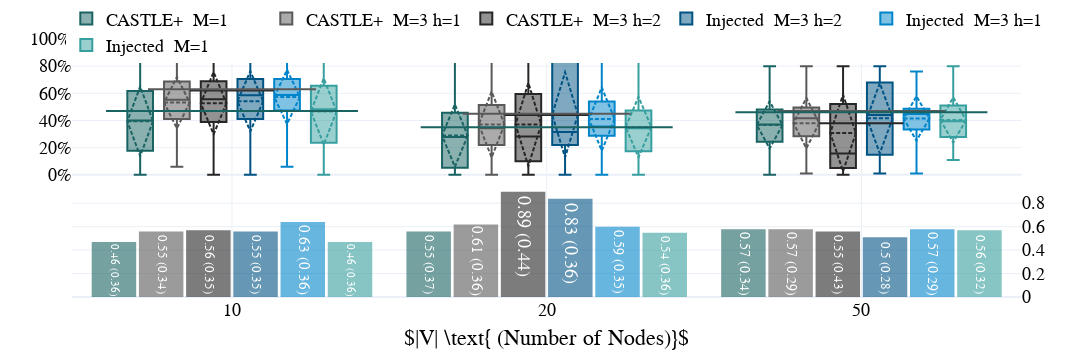

Notebook cell for this chart:
### Code cell
debug = True

## Versions
version = '(r_ex_2b|r_ex3|r_ex_5b|r_ex_1b_k20_l3_h1_n0|r_ex_2b_k20_l3_h1_n0|r_ex_5b_k20_l3_h1_n0|r_ex_1b_k20_l3_h2_n0|r_ex_2b_k20_l3_h2_n0|r_ex_5b_k20_l3_h2_n0)'
names = [' M=3 h=2', ' M=3 h=1',' M=1']

groups = [  
    (names[2],["r_ex_2b","r_ex3","r_ex_5b"]),
    (names[1],["r_ex_1b_k20_l3_h1_n0","r_ex_2b_k20_l3_h1_n0","r_ex_5b_k20_l3_h1_n0"]),
    (names[0],["r_ex_1b_k20_l3_h2_n0","r_ex_2b_k20_l3_h2_n0","r_ex_5b_k20_l3_h2_n0"])
        ]



df = collect_results(version=version, known_p = 0.2)

df['V2'] = df['V']
# df['V'] = [int("n20" in i) for i in df['V2'] ]

# df.loc['V'] = groups[0]

for v in [c[0] for c in groups]:
    group_l = [c[1] for c in groups if c[0]==v][0]
    if debug:
        print(group_l)
        print(v)
        # print([i in group_l for i in df.V2])

    df.loc[ [i in group_l for i in df.V2],'V'] = v


    # not_causes_idxs = [i for i in range(len(df.columns)) if list(df.columns)[i] in not_causes]
    # if debug:
    #     print("0ing:", not_causes_idxs)
    # partial_mat[not_causes_idxs,i] = 0  

# display(df)

plot_ly_by_compare_auto(df, x='N_nodes', x_desc=r"$|V| \text{ (Number of Nodes)}$", display_tab=True,
legend_cord=[0.48,1.15], names_list=names,#['CASTLE+ M=1','CASTLE+ M=3 h=1','CASTLE+  M=3 h=2','Injected  M=3 h=2','Injected  M=3 h=1','Injected  M=1'],
y1_range=[-0.9,1], y2_range= [0,2.2], y2_ticks=[0,.2,.4,.6,0.8], name='compnodes_3L', version='1lvs3l_1vs3l_2', save=save_figs, xwidth=1200)

### Figure 1 — Plotly figure (JSON) as saved in the notebook; plotly's stock layout.template omitted (floating-point values rounded to 4 significant figures; data arrays with more than 128 entries replaced by an {"elided": "..."} marker saying what was removed)
{"data": [{"marker": {"color": "#196363", "line": {"color": "#196363", "width": 2}}, "name": "CASTLEMSE", "opacity": 0.6, "showlegend": false, "text": ["0.46 (0.36)", "0.55 (0.37)", "0.57 (0.34)"], "textposition": "auto", "type": "bar", "x": ["10", "20", "50"], "xaxis": "x", "y": [0.46, 0.55, 0.57], "yaxis": "y2"}, {"marker": {"color": "#595959", "line": {"color": "#595959", "width": 2}}, "name": "CASTLEMSE", "opacity": 0.6, "showlegend": false, "text": ["0.55 (0.34)", "0.61 (0.36)", "0.57 (0.29)"], "textposition": "auto", "type": "bar", "x": ["10", "20", "50"], "xaxis": "x", "y": [0.55, 0.61, 0.57], "yaxis": "y2"}, {"marker": {"color": "#262626", "line": {"color": "#262626", "width": 2}}, "name": "CASTLEMSE", "opacity": 0.6, "showlegend": false, "text": ["0.56 (0.35)", "0.89 (0.44)", "0.55 (0.43)"], "textposition": "auto", "type": "bar", "x": ["10", "20", "50"], "xaxis": "x", "y": [0.56, 0.89, 0.55], "yaxis": "y2"}, {"marker": {"color": "#005383", "line": {"color": "#005383", "width": 2}}, "name": "InjectedMSE", "opacity": 0.6, "showlegend": false, "text": ["0.55 (0.35)", "0.83 (0.36)", "0.5 (0.28)"], "textposition": "inside", "type": "bar", "x": ["10", "20", "50"], "xaxis": "x", "y": [0.55, 0.83, 0.5], "yaxis": "y2"}, {"marker": {"color": "#0085CA", "line": {"color": "#0085CA", "width": 2}}, "name": "InjectedMSE", "opacity": 0.6, "showlegend": false, "text": ["0.63 (0.36)", "0.59 (0.35)", "0.57 (0.29)"], "textposition": "inside", "type": "bar", "x": ["10", "20", "50"], "xaxis": "x", "y": [0.63, 0.59, 0.57], "yaxis": "y2"}, {"marker": {"color": "#379f9f", "line": {"color": "#379f9f", "width": 2}}, "name": "InjectedMSE", "opacity": 0.6, "showlegend": false, "text": ["0.46 (0.36)", "0.54 (0.36)", "0.56 (0.32)"], "textposition": "inside", "type": "bar", "x": ["10", "20", "50"], "xaxis": "x", "y": [0.46, 0.54, 0.56], "yaxis": "y2"}, {"boxmean": "sd", "boxpoints": false, "marker": {"color": "#196363"}, "name": "CASTLE+  M=1", "type": "box", "x": {"elided": "450 str values"}, "xaxis": "x", "y": {"elided": "450 float values"}, "yaxis": "y"}, {"boxmean": "sd", "boxpoints": false, "marker": {"color": "#595959"}, "name": "CASTLE+  M=3 h=1", "type": "box", "x": {"elided": "205 str values"}, "xaxis": "x", "y": {"elided": "205 float values"}, "yaxis": "y"}, {"boxmean": "sd", "boxpoints": false, "marker": {"color": "#262626"}, "name": "CASTLE+  M=3 h=2", "type": "box", "x": {"elided": "450 str values"}, "xaxis": "x", "y": {"elided": "450 float values"}, "yaxis": "y"}, {"boxmean": "sd", "boxpoints": false, "marker": {"color": "#005383"}, "name": "Injected  M=3 h=2", "type": "box", "x": {"elided": "450 str values"}, "xaxis": "x", "y": {"elided": "450 float values"}, "yaxis": "y"}, {"boxmean": "sd", "boxpoints": false, "marker": {"color": "#0085CA"}, "name": "Injected  M=3 h=1", "type": "box", "x": {"elided": "205 str values"}, "xaxis": "x", "y": {"elided": "205 float values"}, "yaxis": "y"}, {"boxmean": "sd", "boxpoints": false, "marker": {"color": "#379f9f"}, "name": "Injected  M=1", "type": "box", "x": {"elided": "450 str values"}, "xaxis": "x", "y": {"elided": "450 float values"}, "yaxis": "y"}, {"marker": {"color": "#262626", "line": {"color": "#262626", "width": 2}, "size": 60, "symbol": "line-ew"}, "mode": "markers", "name": "CASTLE+20%", "showlegend": false, "type": "scatter", "x": ["10", "20", "50"], "xaxis": "x", "y": [0.62, 0.44, 0.38], "yaxis": "y"}, {"marker": {"color": "#595959", "line": {"color": "#595959", "width": 2}, "size": 120, "symbol": "line-ew"}, "mode": "markers", "name": "CASTLE+20%", "showlegend": false, "type": "scatter", "x": ["10", "20", "50"], "xaxis": "x", "y": [0.63, 0.45, 0.47], "yaxis": "y"}, {"marker": {"color": "#196363", "line": {"color": "#196363", "width": 2}, "size": 180, "symbol": "line-ew"}, "mode": "markers", "name": "CASTLE+20%", "showlegend": false, "type": "scatter", "x": ["10", "20", "50"], "xaxis": "x", "y": [0.47, 0.35, 0.46], "yaxis": "y"}], "layout": {"annotations": [{"align": "left", "showarrow": false, "text": "Reconstruction Accuracy", "textangle": -90, "valign": "top", "xanchor": "left", "xref": "paper", "xshift": -630, "yanchor": "top", "yref": "paper", "yshift": 150}, {"align": "left", "showarrow": false, "text": "Mean Squared Error", "textangle": -90, "valign": "top", "xanchor": "left", "xref": "paper", "xshift": 523.2, "yanchor": "top", "yref": "paper", "yshift": 10}], "autosize": true, "bargap": 0.1, "bargroupgap": 0.1, "boxmode": "group", "font": {"color": "Black", "family": "Serif", "size": 18}, "height": 350, "legend": {"orientation": "h", "x": 0.48, "xanchor": "center", "y": 1.15, "yanchor": "top"}, "margin": {"b": 0, "l": 10, "pad": 0, "r": 10, "t": 10}, "showlegend": true, "title": {"text": ""}, "width": 1200, "xaxis": {"anchor": "y", "domain": [0, 0.94], "showgrid": true, "title": {"text": "$|V| \\text{ (Number of Nodes)}$"}}, "yaxis": {"anchor": "x", "domain": [0, 1], "nticks": 10, "range": [-0.9, 1], "showgrid": true, "showticklabels": true, "tickformat": ".0%", "tickvals": [0, 0.2, 0.4, 0.6, 0.8, 1], "title": {"text": ""}, "zeroline": true}, "yaxis2": {"anchor": "x", "nticks": 10, "overlaying": "y", "range": [0, 2.2], "showgrid": true, "showticklabels": true, "side": "right", "tickvals": [0, 0.2, 0.4, 0.6, 0.8], "title": {"text": ""}, "zeroline": true}}}
